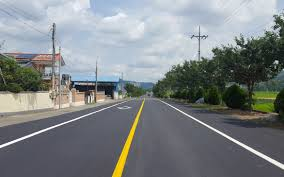
//> input picture F458/dsp/ccs_backup1/Daero/dsp/sample.jpg, 284 x 177 px
$ ./threshold   (built with g++ and OpenCV 4)
//> lines starting //> are read from the running program, lines starting //| are printed output that depends on the picture; after the words box and inside, x2 and y2 are one past the last pixel; in counts of white or black regions, pixels touching at a corner belong together
#include <opencv2/highgui/highgui.hpp>
#include <opencv2/opencv.hpp>
#include <iostream>
#include <stdio.h>

using namespace cv;
using namespace std;

Mat edge_detect(Mat blur)
{
	Mat output;

	cvtColor(blur, output, COLOR_RGB2GRAY);
	threshold(output, output, 140, 255, THRESH_BINARY);

	return output;
}

int main(int argc, char ** argv)
{
	Mat img = imread("sample.jpg", -1);
//> img is the input picture: 177 rows x 284 cols, CV_8UC3; mean B, G, R 133, 130.9, 125.7
	Mat blur;
	Mat edge;

	GaussianBlur(img, blur, Size(3, 3), 0, 0);
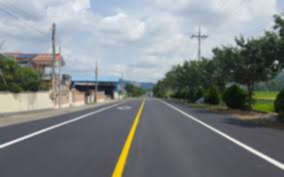
//> blur: 177 rows x 284 cols, CV_8UC3; mean B, G, R 133, 130.9, 125.7

	edge = edge_detect(blur);
//> in edge_detect, `cvtColor(blur, output, COLOR_RGB2GRAY);`:
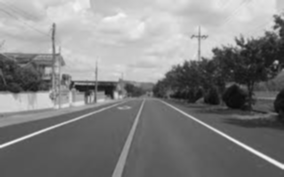
//> output: 177 rows x 284 cols, CV_8UC1; min 12, max 245, mean 130.9
//> in edge_detect, `threshold(output, output, 140, 255, THRESH_BINARY);`:
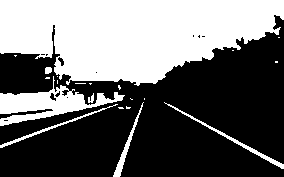
//> output: 177 rows x 284 cols, CV_8UC1; 41.8% white; 21 white regions (14 under 20 px), largest, box (x1, y1, x2, y2) and area: (0, 0, 284, 86) 17619, (0, 76, 125, 126) 2239, (164, 102, 284, 169) 411

	imwrite("org_img.jpg", img);
	imwrite("edge.jpg", edge);

	namedWindow("Origin Image", WINDOW_NORMAL);
	namedWindow("Edge Image", WINDOW_NORMAL);
	imshow("Origin Image", img);
	imshow("Edge Image", edge);

	waitKey(0);

	destroyWindow("Origin Image");
	destroyWindow("Edge Image");

	return 0;
}
